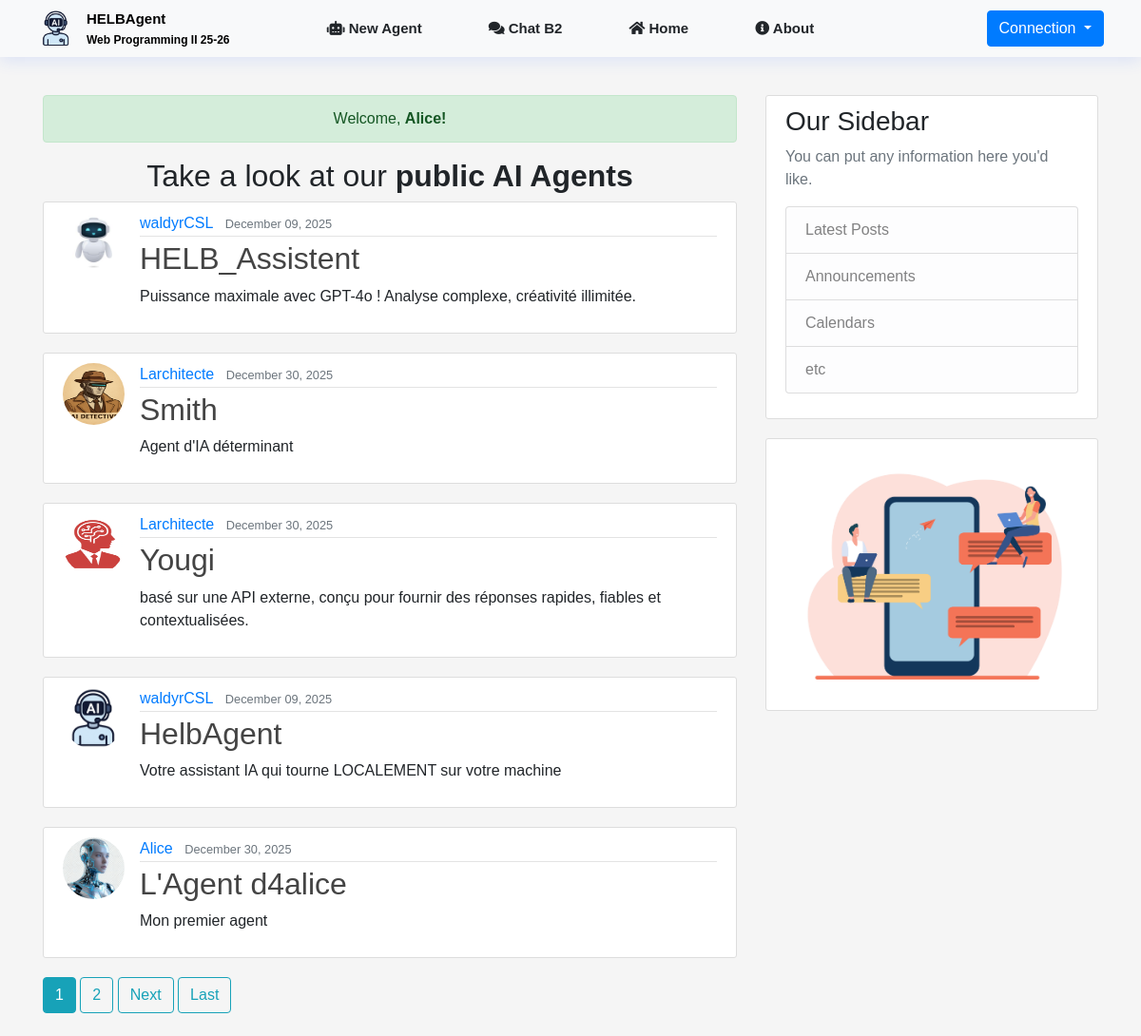
Screenshot of / (signed in) with the database file from the repository.
### main/models.py (models this page shows, shortened)
class Agent(models.Model):
    MODEL_TYPE_LOCAL = 'local'
    MODEL_TYPE_API = 'api'
    MODEL_NAME_GPT4_MINI = 'gpt-4o-mini'
    MODEL_NAME_SMOL_LM = 'SmolLm-135M'
    MODEL_TYPES = [
        (MODEL_TYPE_LOCAL, 'Local'),
        (MODEL_TYPE_API, 'API')
    ]
    MODEL_NAMES = [
        (MODEL_NAME_GPT4_MINI, 'GPT-4o Mini'),
        (MODEL_NAME_SMOL_LM, 'Smol LM 135M'),
    ]
    SENDER_AGENT = "agent"
    id = models.UUIDField(primary_key=True, default=uuid.uuid4, editable=False)
    title = models.CharField(max_length=100)
    author = models.ForeignKey(User, on_delete=models.CASCADE, related_name='agents')
    date_created = models.DateTimeField(default=timezone.now)
    conversation = models.JSONField(default=list, blank=True)
    users = models.ManyToManyField(User, blank=True, related_name='used_agents')
    user_count = models.PositiveIntegerField(default=0)
    message_count = models.PositiveIntegerField(default=0)
    model_type = models.CharField(max_length=10,choices=MODEL_TYPES,default=MODEL_TYPE_API)
    model_name = models.CharField(max_length=120,choices=MODEL_NAMES,default=MODEL_NAME_GPT4_MINI)
    preprompt = models.TextField(blank=True)
    description = models.CharField(max_length=250)
    avatar = models.ImageField(default='default.jpg',upload_to='agent_pics/',null=True,blank=True)
    is_public = models.BooleanField(default=True, editable=False)
    cooldown = models.PositiveIntegerField(default=5)
    api_key = models.CharField(max_length=255, blank=True, null=True)
    def get_message_count(self) -> int:
        return len(self.conversation or [])
    def get_activity_score(self) -> int:
        return self.get_message_count() + (self.user_count * ACTIVITY_USER_WEIGHT)

### main/views.py (the view)
# urls.py: path('', AgentListView.as_view(), name='home'),
class AgentListView(ListView):
    model = Agent
    template_name = 'main/home.html'
    context_object_name = 'agents'
    paginate_by = DEFAULT_PAGINATION_COUNT
    def get_queryset(self) -> list:
        agents = list(Agent.objects.all())
        agents.sort(key=lambda x: x.get_activity_score(), reverse=True)
        return agents

### main/templates/main/home.html (shortened to what this page needs)
{% extends 'main/base.html' %}
{% load static %}
{% block content %}
    {% if user.is_authenticated %}
        <div class="alert alert-success" role="alert" style="text-align:center;">
            Welcome, <strong>{{ user.username }}!</strong>
        </div>
        <h2 style="text-align:center;">Take a look at our <strong>public AI Agents</strong></h2>
        {% for agent in agents %}
            <article class="media content-section">
                <img class="rounded-circle article-img" src="{{ agent.avatar.url }}">
                <div class="media-body">
                    <div class="article-metadata">
                        <a class="mr-2" href="{% url 'user-agents' agent.author.username %}">{{ agent.author }}</a>
                        <small class="text-muted">{{ agent.date_created|date:"F d, Y" }}</small>
                    </div>
                    <h2><a class="article-title" href="{% url 'agent-detail' agent.id %}">{{ agent.title }}</a></h2>
                    <p class="article-content">{{ agent.description }}</p>
                </div>
            </article>
        {% endfor %}
        {% include 'main/pagination.html' %}
    {% endif %}
{% endblock content %}

### main/static/main/styles/main.css (style rules this page uses)
body { margin: 0; padding: 0; font-family: 'Poppins', sans-serif; background-color: #f5f5f5; }
.content-section { background: #ffffff; padding: 10px 20px; border: 1px solid #dddddd; border-radius: 3px; margin-bottom: 20px; }
.article-title { color: #444444; }
.article-content { white-space: pre-line; }
.article-img { height: 65px; width: 65px; margin-right: 16px; }
.article-metadata { padding-bottom: 1px; margin-bottom: 4px; border-bottom: 1px solid #e3e3e3 }
.text-muted { color: gray; }

### rows the page displays
Agent: avatar (picture), author "waldyrCSL", date_created "December 09, 2025", title "HELB_Assistent", description "Puissance maximale avec GPT-4o ! Analyse complexe, créativité illimitée."
Agent: avatar (picture), author "Larchitecte", date_created "December 30, 2025", title "Smith", description "Agent d'IA déterminant"
Agent: avatar (picture), author "Larchitecte", date_created "December 30, 2025", title "Yougi", description "basé sur une API externe, conçu pour fournir des réponses rapides, fiables et contextualisées."
Agent: avatar (picture), author "waldyrCSL", date_created "December 09, 2025", title "HelbAgent", description "Votre assistant IA qui tourne LOCALEMENT sur votre machine"
Agent: avatar (picture), author "Alice", date_created "December 30, 2025", title "L'Agent d4alice", description "Mon premier agent"

### other values shown
{{ user.username }} "Alice"
{{ num }} "1"
{{ num }} "2"
